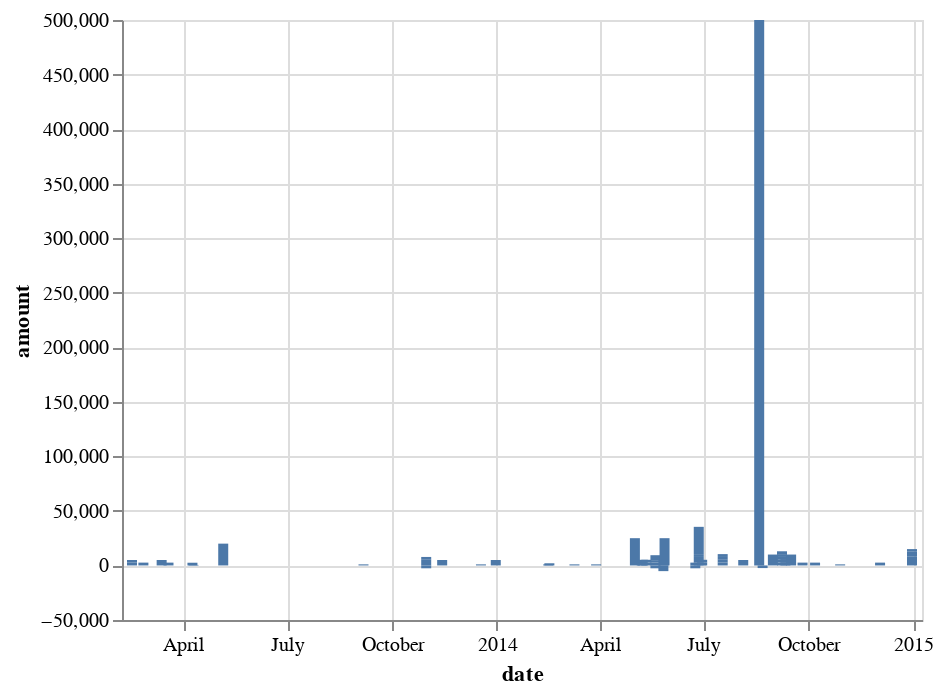

Notebook code cell kept with this figure:
### Code cell
alt.Chart(forbes_contributions_14[forbes_contributions_14["contribid"] == "U00000033071"]).mark_bar().encode(
x="date",
y="amount")
